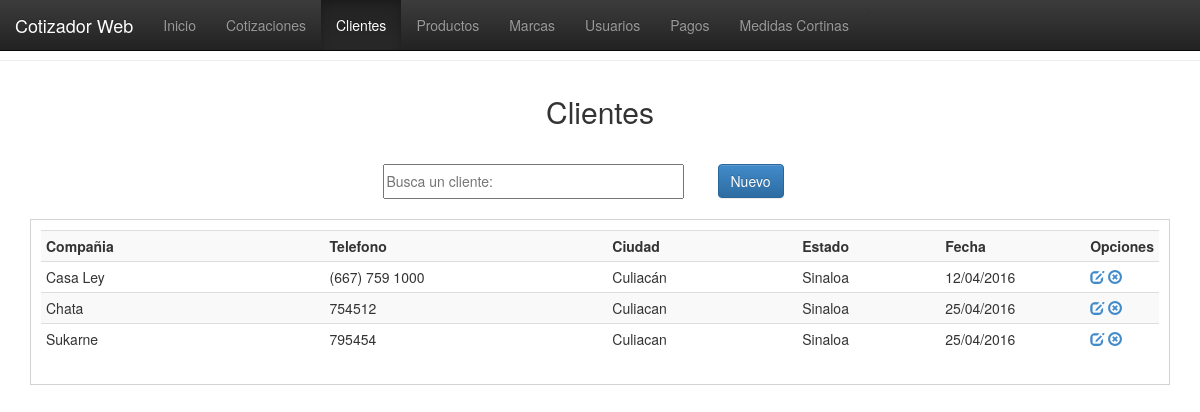
/vistas/clientes.php, run on an earlier commit of the app's database.
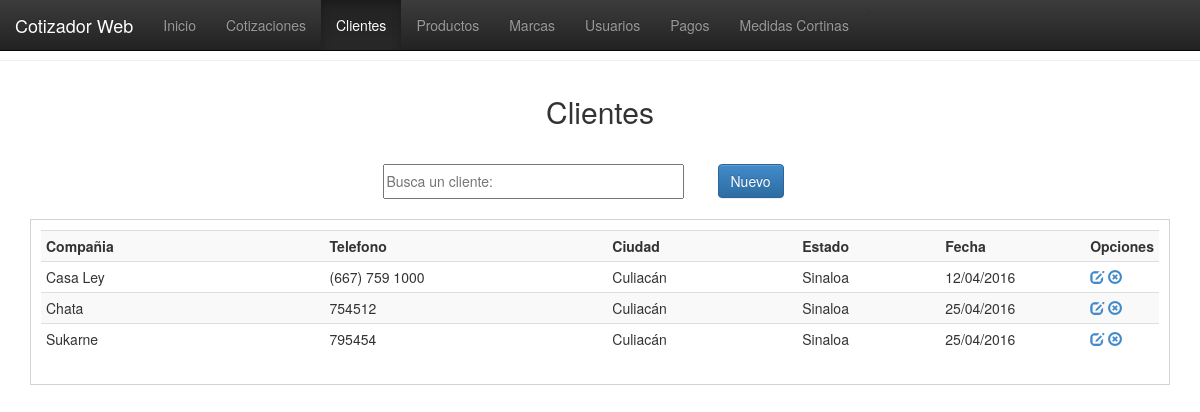
And on a later commit of the database.
### tables this page shows
CREATE TABLE `clientes` (
  `id_cte` int(11) NOT NULL,
  `comp_cte` varchar(100) NOT NULL,
  `nombcomer_cte` varchar(100) NOT NULL,
  `tel_cte` varchar(50) NOT NULL,
  `dir_cte` varchar(100) NOT NULL,
  `ciud_cte` varchar(100) NOT NULL,
  `edo_cte` varchar(100) NOT NULL,
  `fecha_cte` date NOT NULL
);

### php/conexion.php (called while the page is built, shortened)
<?php
function fechaNormal($fecha){
		$nfecha = date('d/m/Y',strtotime($fecha));
		return $nfecha;
}
?>

### vistas/clientes.php (the view, shortened to what this page needs)
<!DOCTYPE html>
<html>
<head>
<link href="../css/estilo.css" rel="stylesheet">
<link href="../bootstrap/css/bootstrap.css" rel="stylesheet">
<link href="../bootstrap/css/bootstrap.min.css" rel="stylesheet">
<link href="../bootstrap/css/bootstrap-theme.css" rel="stylesheet">
<link href="../bootstrap/css/bootstrap-theme.min.css" rel="stylesheet">
</head>
<body>
  <nav class="navbar navbar-inverse navbar-fixed-top">
    <div class="container-fluid">
      <div class="navbar-header">
        <a class="navbar-brand" href="#">Cotizador Web</a>
      </div>
      <div class="collapse navbar-collapse" id="myNavbar">
        <ul class="nav navbar-nav">
          <li><a href="index.php">Inicio</a></li>>
          <li><a href="cotizaciones.php">Cotizaciones</a></li>
          <li class="active"><a href="clientes.php">Clientes</a></li>
          <li><a href="productos.php">Productos</a></li>
          <li><a href="marcas.php">Marcas</a></li>
          <li><a href="usuarios.php">Usuarios</a></li>
          <li><a href="pagos.php">Pagos</a></li>
          <li><a href="cortinas.php">Medidas Cortinas</a></li>
        </ul>
      </div>
    </div>
  </nav>
  <br><br><hr>
    <header>Clientes</header>
    <section>
    <table border="0" align="center">
    	<tr>
        	<td width="335"><input type="text" placeholder="Busca un cliente:" id="bs-cte"/></td>
            <td width="100"><button id="nuevo-cliente" class="btn btn-primary">Nuevo</button></td>
        </tr>
    </table>
    </section>
    <div class="registros" id="agrega-registros-cte">
        <table class="table table-striped table-condensed table-hover">
            <tr>
                <th width="300">Compañia</th>
                <th width="300">Telefono</th>
                <th width="200">Ciudad</th>
                <th width="150">Estado</th>
                <th width="150">Fecha</th>
                <th width="50">Opciones</th>
            </tr>
        <?php
            include('../php/conexion.php');
            $registro = mysql_query("SELECT * FROM clientes");
            while($registro2 = mysql_fetch_array($registro)){
                echo '<tr>
                        <td>'.$registro2['nombcomer_cte'].'</td>
                        <td>'.$registro2['tel_cte'].'</td>
                        <td>'.$registro2['ciud_cte'].'</td>
                        <td>'.$registro2['edo_cte'].'</td>
                        <td>'.fechaNormal($registro2['fecha_cte']).'</td>
                        <td>
                            <a href="javascript:editarCliente('.$registro2['id_cte'].');" class="glyphicon glyphicon-edit"></a>
                            <a href="javascript:eliminarCliente('.$registro2['id_cte'].');" class="glyphicon glyphicon-remove-circle"></a>
                        </td>
                    </tr>';
            }
        ?>
        </table>
    </div>
</body>
</html>

What changed in the data, as far as the page shows it:
changed clientes "Chata": ciud_cte "Culiacan" → "Culiacán"
changed clientes "Sukarne": ciud_cte "Culiacan" → "Culiacán"
